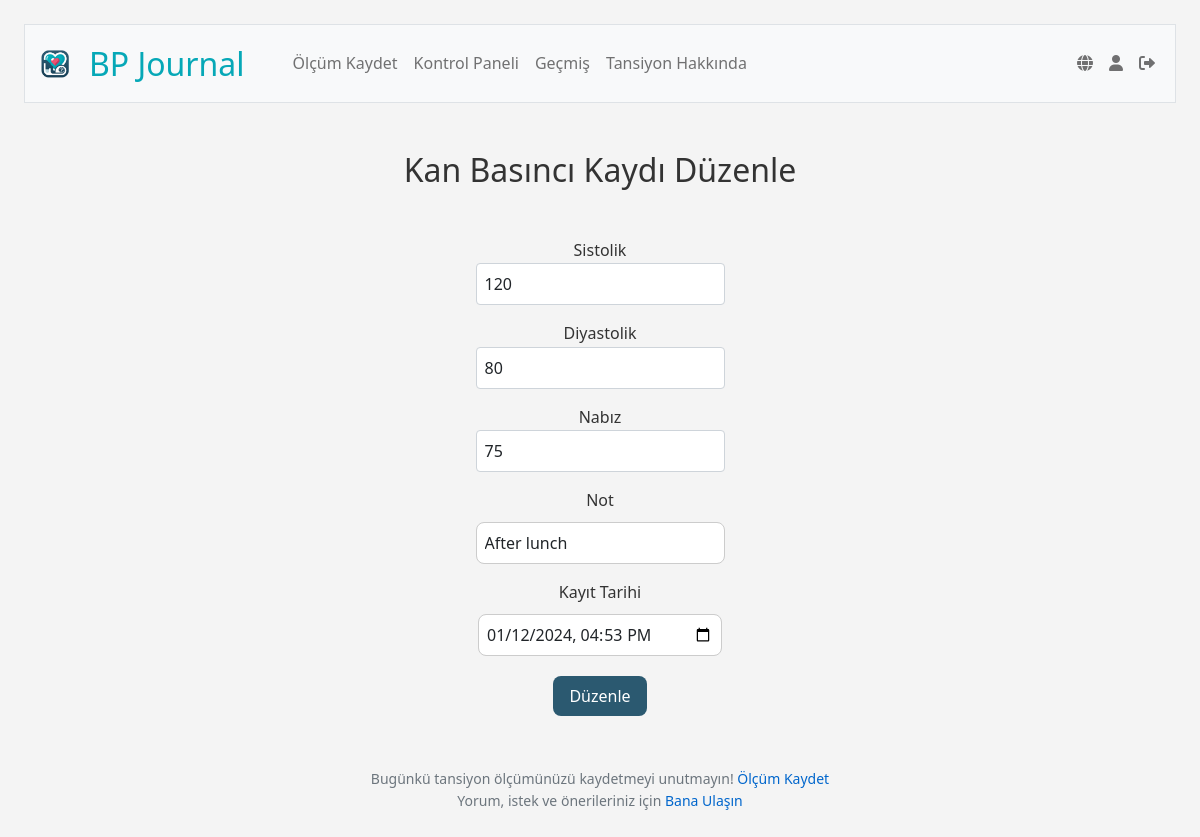
The page /edit/1 (signed in) on the database its author committed.
### tables this page shows
CREATE TABLE blood_pressure_readings (
id INTEGER PRIMARY KEY AUTOINCREMENT NOT NULL,
user_id INTEGER NOT NULL,
systolic INTEGER NOT NULL,
diastolic INTEGER NOT NULL,
pulse INTEGER,
reading_date DATETIME DEFAULT CURRENT_TIMESTAMP,
notes TEXT,
FOREIGN KEY (user_id) REFERENCES users (id));

### app.py (the view)
@app.route("/edit/<int:id>", methods=["GET", "POST"])
@login_required
def edit(id):
    record = db.execute("SELECT * FROM blood_pressure_readings WHERE id = ?", id)[0]
    data=g.language_data['edit']
    user_id = session["user_id"]
    user_timezone = db.execute("SELECT timezone FROM users WHERE id = ?", user_id)[0]['timezone']
    user_tz = pytz.timezone(user_timezone)
    if request.method == "POST":
        try:
            systolic = request.form['systolic']
            diastolic = request.form['diastolic']
            pulse = request.form['pulse']
            timestamp = request.form['timestamp']
            notes = request.form['notes']
            local_time = datetime.strptime(timestamp, '%Y-%m-%dT%H:%M')
            utc_time = user_tz.localize(local_time).astimezone(pytz.utc)
            utc_timestamp = utc_time.strftime('%Y-%m-%d %H:%M:%S')
            db.execute("""
                    UPDATE blood_pressure_readings
                    SET systolic = ?,
                    diastolic = ?,
                    pulse = ?,
                    reading_date = ?,
                    notes = ?
                    WHERE id = ?
            """, systolic, diastolic, pulse, utc_timestamp, notes, id)
            flash(data['editSuccess'], 'success')
            return redirect("/history")
        except Exception as e:
            flash(f"{data['editFail']} {e}", 'danger')
            return redirect(url_for('edit', id=id))
    else:
        utc_time = record["reading_date"]
        local_time = pytz.utc.localize(datetime.strptime(utc_time, '%Y-%m-%d %H:%M:%S')).astimezone(user_tz)
        record["reading_date"] = local_time.strftime('%Y-%m-%dT%H:%M')
    return render_template("edit.html", record=record, data=data)

### app.py (called while the page is built)
@app.before_request
def load_language_data():
    if 'language' not in session:
        session['language'] = 'tr'
    user_lang = session['language']
    with open(f'languages/{user_lang}.json', 'r') as file:
        g.language_data = json.load(file)
    g.language_data['current_lang'] = user_lang

@app.after_request
def after_request(response):
    response.headers["Cache-Control"] = "no-cache, no-store, must-revalidate"
    response.headers["Expires"] = 0
    response.headers["Pragma"] = "no-cache"
    return response

@app.context_processor
def inject_layout_data():
    return dict(layout_data=g.language_data['layout'])

@app.context_processor
def inject_user_details():
    if 'user_id' in session:
        user_id = session['user_id']
        user_info = db.execute("SELECT username FROM users WHERE id = ?", user_id)
        if user_info:
            username = user_info[0]['username']
        else:
            username = None
    else:
        username = None
    return {'username': username}

### helpers.py (called while the page is built)
def login_required(f):
    @wraps(f)
    def decorated_function(*args, **kwargs):
        if session.get("user_id") is None:
            return redirect("/login")
        return f(*args, **kwargs)
    return decorated_function

### templates/edit.html (shortened to what this page needs)
{% extends "layout.html" %}
{% block main %}
<div class="container">
    <h2>{{ data.heading }}</h2>
    <form action="{{ url_for('edit', id=record.id)}}" method="POST">
        <div class="mb-3">
            <label for="systolic">{{ data.systolic }}</label>
            <input type="number" name="systolic" id="systolic" class="form-control mx-auto w-auto" value="{{ record.systolic }}" required>
        </div>
        <div class="mb-3">
            <label for="diastolic">{{ data.diastolic }}</label>
            <input type="number" name="diastolic" id="diastolic" class="form-control mx-auto w-auto" value="{{ record.diastolic }}" required>
        </div>
        <div class="mb-3">
            <label for="pulse">{{ data.pulse }}</label>
            <input type="number" name="pulse" id="pulse" class="form-control mx-auto w-auto" value="{{ record.pulse }}" required>
        </div>
        <div class="mb-3">
            <label for="notes">{{ data.notes }}</label>
            <input type="text" name="notes" id="notes" class="form-control mx-auto w-auto" value="{{ record.notes }}" required>
        </div>
        <div class="mb-3">
            <label for="timestamp">{{ data.dateRecorded }}</label>
            <input type="datetime-local" name="timestamp" id="timestamp" class="form-control mx-auto w-auto" value="{{ record.reading_date }}" required>
        </div>
        <button type="submit" class="btn btn-success submit-button">{{ data.editRecording }}</button>
    </form>
</div>
{% endblock %}

### static/styles.css (style rules this page uses)
body { background-color: #f4f4f4; color: #333; font-family: 'Segoe UI', Arial, sans-serif; line-height: 1.6; margin: 0; padding: 1.5em; }
h2, h3, h4, h5 { margin-bottom: 1.5em; text-align: center; }
h2 { font-size: 2em; }
.form-control { padding: 0.5em; }
input[type="text"], input[type="password"], input[type="datetime-local"], select { border: 1px solid #ccc; border-radius: 0.5em; font-size: 1em; margin-top: 0.5em; width: 100%; padding: 0.5em; display: block; }
.submit-button { background-color: #2B5970; border: none; border-radius: 0.5em; color: white; display: inline-block; margin: 4px 2px; padding: 0.5em 1em; text-align: center; text-decoration: none; transition-duration: 0.4s; }

### rows shown on the page
blood_pressure_readings: systolic "120", diastolic "80", pulse "75", notes "After lunch", timestamp "01/12/2024 16:53"

### other values the page prints
{{ layout_data.navbarBrand }} "BP Journal"
{{ layout_data.recordReading }} "Ölçüm Kaydet"
{{ layout_data.dashboard }} "Kontrol Paneli"
{{ layout_data.history }} "Geçmiş"
{{ layout_data.resources }} "Tansiyon Hakkında"
{{ data.heading }} "Kan Basıncı Kaydı Düzenle"
{{ data.systolic }} "Sistolik"
{{ data.diastolic }} "Diyastolik"
{{ data.pulse }} "Nabız"
{{ data.notes }} "Not"
{{ data.dateRecorded }} "Kayıt Tarihi"
{{ data.editRecording }} "Düzenle"
{{ layout_data.footerTextA }} "Bugünkü tansiyon ölçümünüzü kaydetmeyi unutmayın!"
{{ layout_data.footerTextB }} "Ölçüm Kaydet"
{{ layout_data.footerTextC }} "Yorum, istek ve önerileriniz için"
